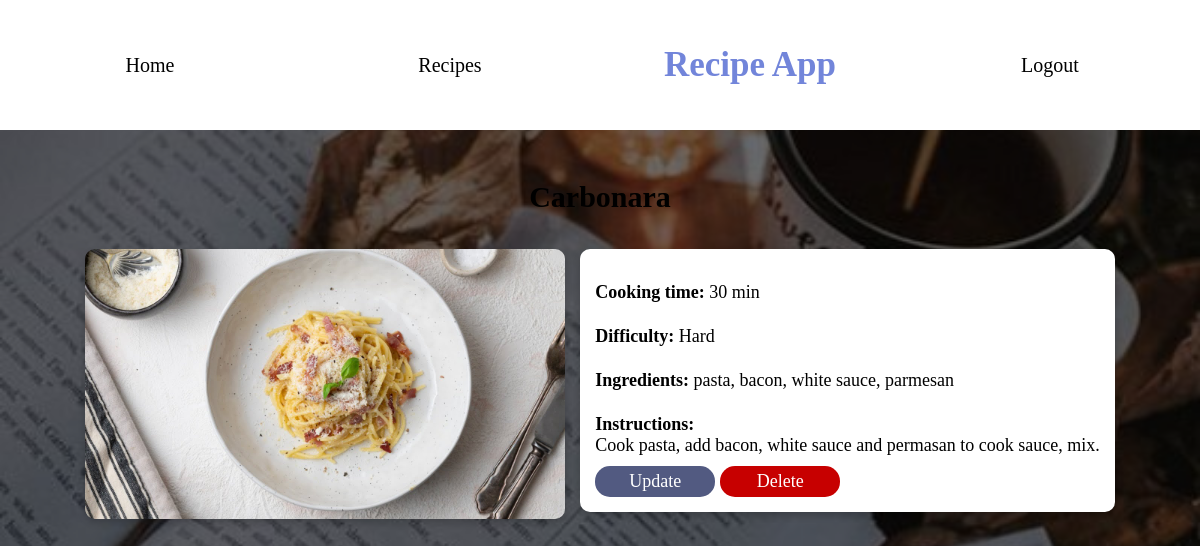
Screenshot of /recipes/2 (signed in) with the database file from the repository.
### recipes/models.py (models this page shows, shortened)
class Recipe(models.Model):
    name =  models.CharField(max_length=100)
    cooking_time = models.IntegerField(help_text='in min', default=0)
    ingredients = models.CharField(max_length=250, help_text="Each ingredient seperated by a comma, like 'Eggs, Butter'")
    pic = models.ImageField(upload_to='recipes', help_text="Choose an image with minimum 250px width.", default='no_picture.jpg')
    instructions = models.TextField(help_text="No instructions...", null=True, blank=True)
    _difficulty = models.CharField(max_length=120, default='')
    date_created = models.DateField(default=timezone.now)
    @property
    def difficulty(self):
        if self._difficulty == '':
            self.calc_difficilty()
        return self._difficulty
    def calc_difficilty(self):
        ingredients_len = len(self.ingredients.split(", "))
        if self.cooking_time < 10 and ingredients_len < 4:
            self._difficulty = "Easy"
        elif self.cooking_time < 10 and ingredients_len >= 4:
            self._difficulty = "Medium"
        elif self.cooking_time >= 10 and ingredients_len < 4:
            self._difficulty = "Intermediate"
        elif self.cooking_time >= 10 and ingredients_len >= 4:
            self._difficulty = "Hard"

### recipes/views.py (the view)
# urls.py: path('recipes/<int:pk>', RecipesDetailView.as_view(), name='detail'),
class RecipesDetailView(LoginRequiredMixin, DetailView):
   model = Recipe
   template_name = 'recipes/recipes_details.html'

### recipes/templates/recipes/recipes_details.html (shortened to what this page needs)
{% load static %}
<!DOCTYPE html>
<html lang="en">
<head>
    <link rel="stylesheet" type="text/css" href="{% static 'recipes/css/nav.css' %}">
</head>
<body>
    <nav>
        <ul>
            <li class="navitem"><a href="{% url 'recipes:home' %}">Home</a></li>
            <li class="navitem"><a href="{% url 'recipes:recipes' %}">Recipes</a></li>
            <li class="navitem" id="big"><h1>Recipe App</h1></li>
            <li class="navitem"><a href ="{%url 'logout' %}"> Logout </a></li>
        </ul>
    </nav>
    <h2>{{object.name}}</h2>
    <main>
        <div class="left">
            <img src="{{object.pic.url}}" />
        </div>
        <div class="details">
            <p><b>Cooking time: </b>{{ object.cooking_time }} min</p>
            <p><b>Difficulty: </b>{{ recipe.difficulty }}</p>
            <p><b>Ingredients: </b>{{ object.ingredients }}</p>
            <p><b>Instructions: </b><br/>{{ object.instructions|safe }}</p>
                    <div class="button-container">
                        <a data-open-modal class="button">Update</a>
                        <a open-delete-modal class="button delete">Delete</a>
                    </div>
        </div>
    </main>
</body>
</html>

### recipes/static/recipes/css/nav.css (style rules this page uses)
nav { display: flex; align-items: center; background: #fff; flex-direction: column; justify-content: center; width: 100%; }
nav ul { list-style-type: none; padding: 0; display: flex; justify-content: space-around; width: 100%; align-items: center; }
.navitem { display: block; text-align: center; text-decoration: none; flex: 1; }
.navitem a { text-decoration: none; color: #000; font-size: 20px; }
.navitem h1 { font-size: 35px; font-style: bold; color: #7285da; }

### rows the page displays
Recipe: name "Carbonara", pic (picture), cooking_time "30", difficulty "Hard", ingredients "pasta, bacon, white sauce, parmesan", instructions "Cook pasta, add bacon, white sauce and permasan to cook sauce, mix."
